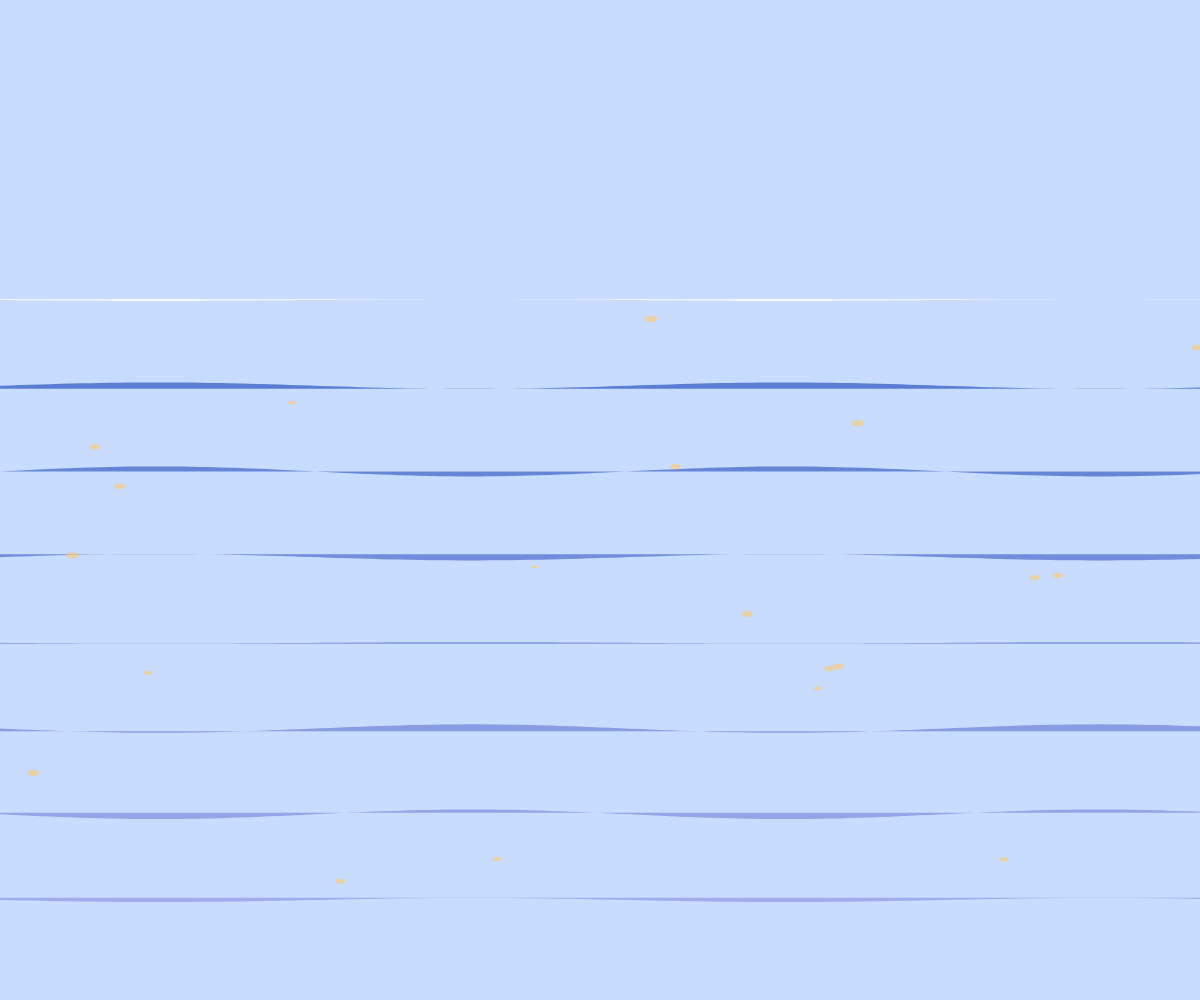
Frame 1 (no input)
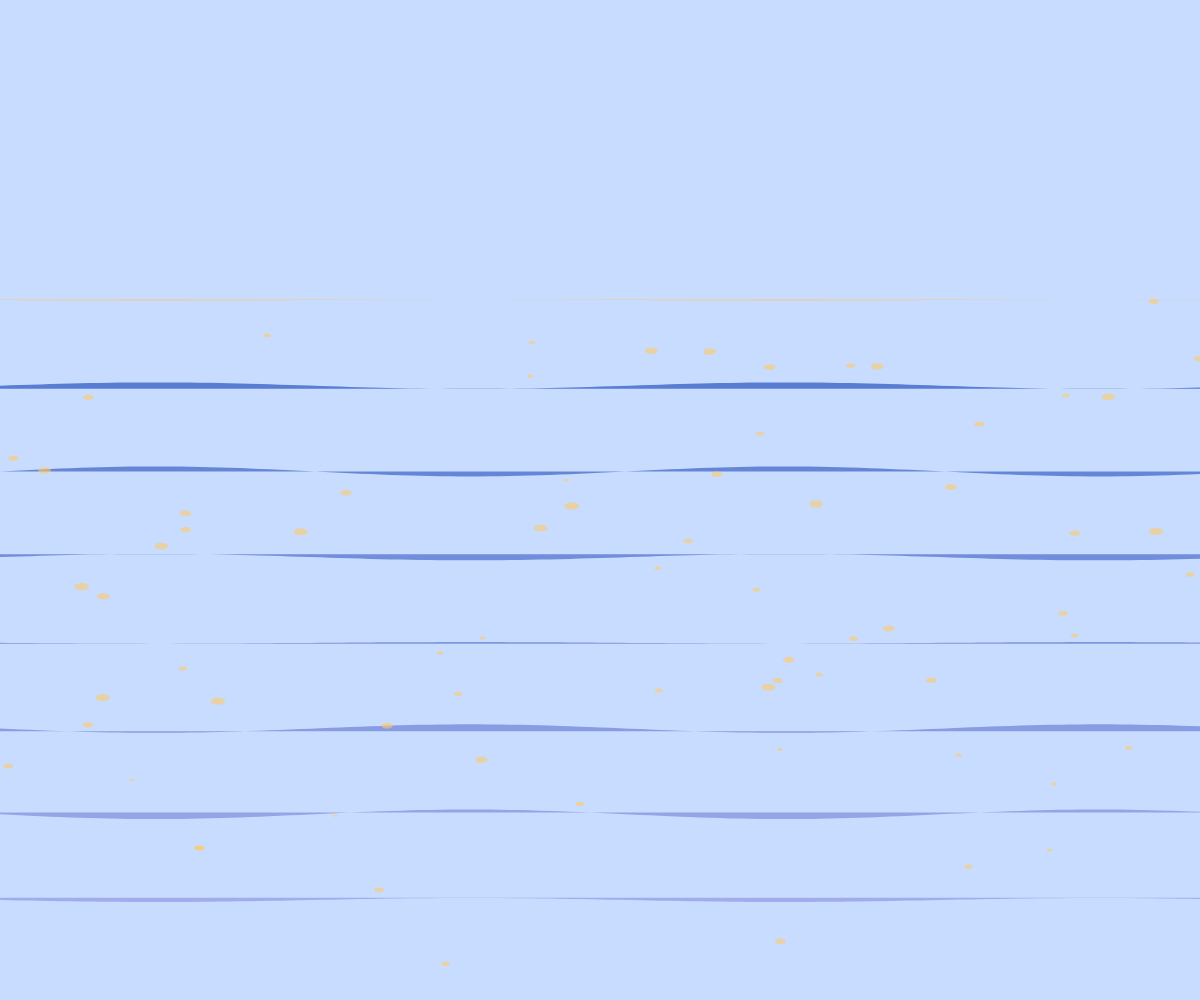
Frame 60 (no input)
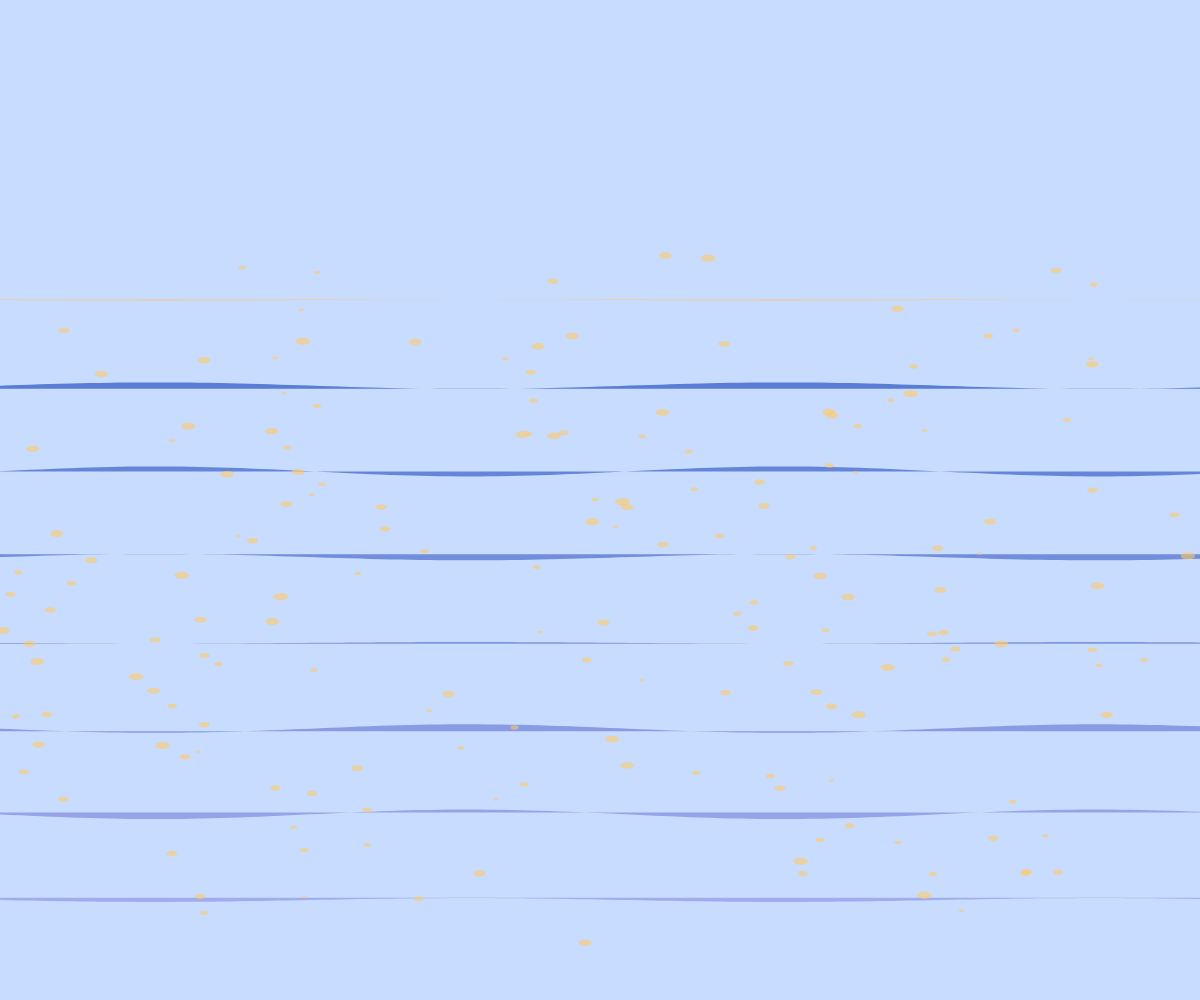
Frame 120 (the mouse pressed at the canvas centre since frame 60)

The p5.js sketch that drew these frames (run headless with seeded random() and noise() and a simulated clock; from frame 60 on, the mouse is pressed at the canvas centre):

// p5.js sketch
// ── sketch.js
let bands = [];
let plumes = [];
let time = 0;

function setup() {
  createCanvas(windowWidth, windowHeight);
  noStroke();
  
  // Create water bands
  for (let i = 0; i < 8; i++) {
    bands.push({
      y: map(i, 0, 7, height * 0.3, height * 0.9),
      height: height * 0.05,
      color: color(60 + i * 15, 100 + i * 10, 200 + i * 5, 200),
      speed: 0.005 + i * 0.001
    });
  }
  
  // Initialize plumes
  for (let i = 0; i < 20; i++) {
    plumes.push({
      x: random(width),
      y: random(height * 0.3, height * 0.9),
      size: random(5, 15),
      speed: random(0.5, 2),
      direction: random(TWO_PI),
      life: random(100, 200)
    });
  }
}

function draw() {
  background(200, 220, 255);
  
  time += 0.02;
  
  // Draw water bands
  for (let band of bands) {
    let wave = sin(time * band.speed + band.y * 0.01) * 5;
    let offset = sin(time * band.speed * 0.7 + band.y * 0.02) * 3;
    
    // Create undulating shape
    beginShape();
    for (let x = 0; x <= width; x += 10) {
      let y = band.y + wave * sin(x * 0.01 + time * band.speed);
      vertex(x, y);
    }
    vertex(width, band.y + offset);
    vertex(0, band.y + offset);
    endShape(CLOSE);
    
    fill(band.color);
  }
  
  // Update and draw plumes
  for (let i = plumes.length - 1; i >= 0; i--) {
    let p = plumes[i];
    
    // Move plume
    p.x += cos(p.direction) * p.speed;
    p.y += sin(p.direction) * p.speed;
    
    // Fade out
    p.life--;
    
    if (p.life <= 0 || p.x < -10 || p.x > width + 10 || p.y < 0 || p.y > height) {
      plumes.splice(i, 1);
      continue;
    }
    
    // Create new plume occasionally
    if (random() < 0.02) {
      plumes.push({
        x: random(width),
        y: random(height * 0.3, height * 0.9),
        size: random(5, 15),
        speed: random(0.5, 2),
        direction: random(TWO_PI),
        life: random(100, 200)
      });
    }
    
    // Draw plume
    fill(255, 200, 100, 150);
    noStroke();
    ellipse(p.x, p.y, p.size, p.size * 0.5);
  }
}

function windowResized() {
  resizeCanvas(windowWidth, windowHeight);
}
